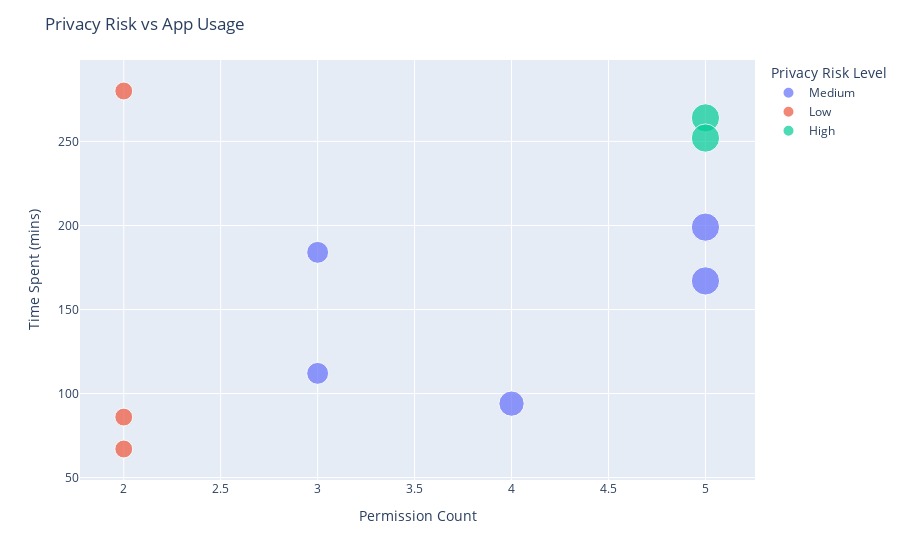

Notebook cell for this chart:
### Code cell
category_data = df.groupby('Category')['Time Spent (mins)'].sum()
category_data.plot(kind='pie', autopct='%1.1f%%', startangle=140, figsize=(6,6), colormap='Pastel1')
plt.title('App Usage by Category')
plt.ylabel('')
plt.tight_layout()
plt.show()

fig = px.scatter(df, x='Permission Count', y='Time Spent (mins)', color='Privacy Risk Level',
                 size='Permission Count', hover_data=['App Name', 'Permissions Used'])
fig.update_layout(title='Privacy Risk vs App Usage')
fig.show()

### Figure 1 — Plotly figure (JSON) as saved in the notebook; plotly's stock layout.template omitted (floating-point values rounded to 4 significant figures)
{"data": [{"customdata": [["WhatsApp", "Storage, Location, Camera, Contacts, SMS"], ["YouTube", "Location, Storage, Contacts, Camera, SMS"], ["Zoom", "SMS, Location, Contacts"], ["Gmail", "Contacts, Location, SMS"], ["Spotify", "Camera, Contacts, Storage, Location"]], "hovertemplate": "Privacy Risk Level=Medium<br>Permission Count=%{marker.size}<br>Time Spent (mins)=%{y}<br>App Name=%{customdata[0]}<br>Permissions Used=%{customdata[1]}<extra></extra>", "legendgroup": "Medium", "marker": {"color": "#636efa", "size": [5, 5, 3, 3, 4], "sizemode": "area", "sizeref": 0.0125, "symbol": "circle"}, "mode": "markers", "name": "Medium", "orientation": "v", "showlegend": true, "type": "scatter", "x": [5, 5, 3, 3, 4], "xaxis": "x", "y": [167, 199, 112, 184, 94], "yaxis": "y"}, {"customdata": [["Instagram", "Camera, Microphone"], ["Google Maps", "Camera, Microphone"], ["Facebook", "Location, SMS"]], "hovertemplate": "Privacy Risk Level=Low<br>Permission Count=%{marker.size}<br>Time Spent (mins)=%{y}<br>App Name=%{customdata[0]}<br>Permissions Used=%{customdata[1]}<extra></extra>", "legendgroup": "Low", "marker": {"color": "#EF553B", "size": [2, 2, 2], "sizemode": "area", "sizeref": 0.0125, "symbol": "circle"}, "mode": "markers", "name": "Low", "orientation": "v", "showlegend": true, "type": "scatter", "x": [2, 2, 2], "xaxis": "x", "y": [280, 67, 86], "yaxis": "y"}, {"customdata": [["TikTok", "Camera, Contacts, Storage, SMS, Microphone"], ["Google Drive", "Contacts, Location, Microphone, Storage, Camera"]], "hovertemplate": "Privacy Risk Level=High<br>Permission Count=%{marker.size}<br>Time Spent (mins)=%{y}<br>App Name=%{customdata[0]}<br>Permissions Used=%{customdata[1]}<extra></extra>", "legendgroup": "High", "marker": {"color": "#00cc96", "size": [5, 5], "sizemode": "area", "sizeref": 0.0125, "symbol": "circle"}, "mode": "markers", "name": "High", "orientation": "v", "showlegend": true, "type": "scatter", "x": [5, 5], "xaxis": "x", "y": [264, 252], "yaxis": "y"}], "layout": {"legend": {"itemsizing": "constant", "title": {"text": "Privacy Risk Level"}, "tracegroupgap": 0}, "margin": {"t": 60}, "title": {"text": "Privacy Risk vs App Usage"}, "xaxis": {"anchor": "y", "domain": [0, 1], "title": {"text": "Permission Count"}}, "yaxis": {"anchor": "x", "domain": [0, 1], "title": {"text": "Time Spent (mins)"}}}}
